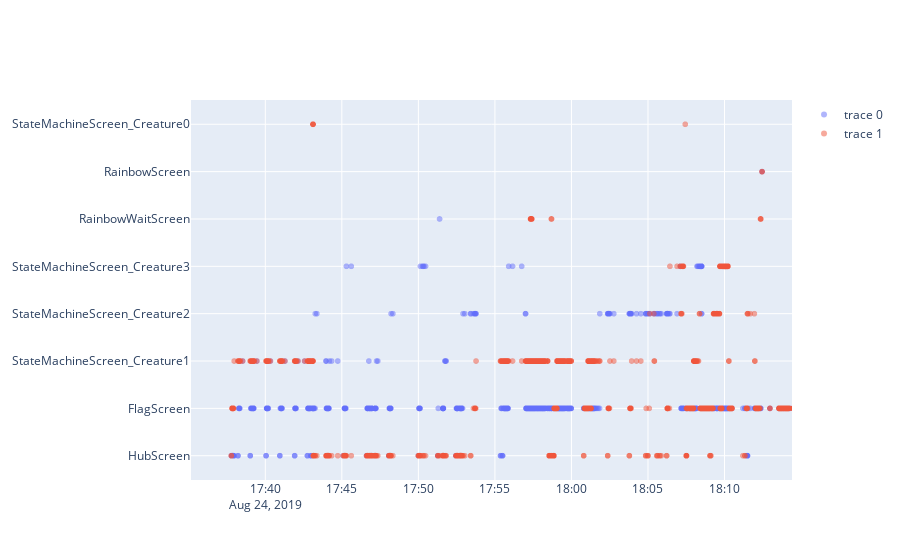

The notebook cell this image was saved under:
### Code cell
iplot([p1Screens, p2Screens])

### Figure 1 — Plotly figure (JSON) as saved in the notebook; plotly's stock layout.template omitted (floating-point values rounded to 4 significant figures; data arrays with more than 128 entries replaced by an {"elided": "..."} marker saying what was removed)
{"data": [{"mode": "markers", "opacity": 0.5, "type": "scattergl", "x": {"elided": "12581 str values"}, "y": {"elided": "12581 str values"}}, {"mode": "markers", "opacity": 0.5, "type": "scattergl", "x": {"elided": "12581 str values"}, "y": {"elided": "12581 str values"}}], "layout": {"autosize": true, "dragmode": "pan", "xaxis": {"autorange": false, "range": ["2019-08-24 17:35:08.7389", "2019-08-24 18:14:24.4876"], "type": "date"}, "yaxis": {"autorange": false, "range": [-0.5127, 7.513], "type": "category"}}}
